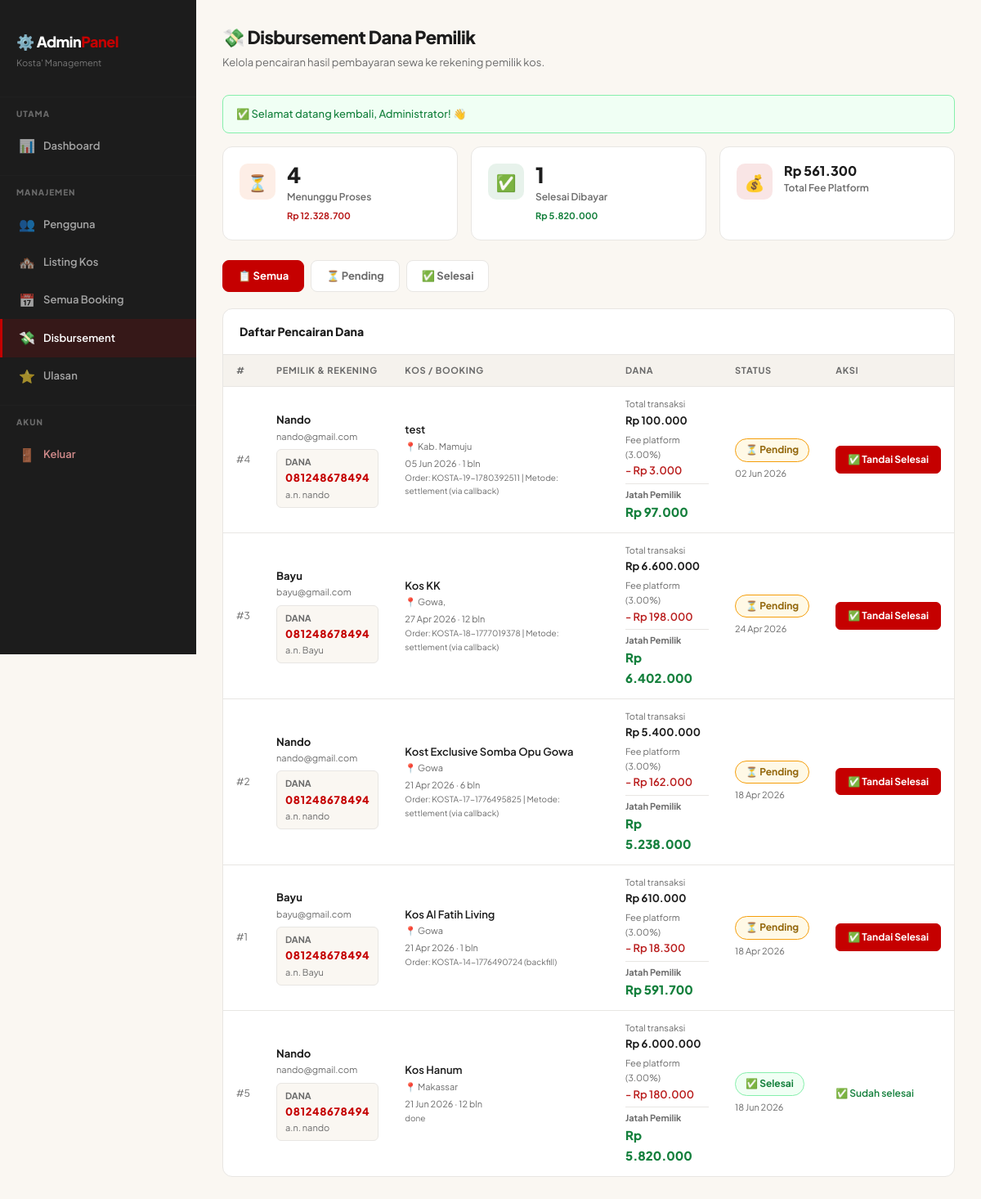
The page /pages/admin/disbursement.php (signed in) on the database its author committed.
### tables this page shows
CREATE TABLE `pembagian_dana` (
  `id` int unsigned NOT NULL AUTO_INCREMENT,
  `booking_id` int unsigned NOT NULL,
  `pemilik_id` int unsigned NOT NULL,
  `total_transaksi` decimal(12,2) NOT NULL COMMENT 'Total yang dibayar penyewa',
  `persen_platform` decimal(5,2) NOT NULL DEFAULT '3.00' COMMENT 'Potongan platform %',
  `biaya_platform` decimal(12,2) NOT NULL COMMENT 'Nominal potongan: total ├ù persen / 100',
  `biaya_gateway` decimal(12,2) NOT NULL DEFAULT '0.00' COMMENT 'Biaya Midtrans (utk catatan)',
  `jatah_pemilik` decimal(12,2) NOT NULL COMMENT 'Yang diterima pemilik kos',
  `status_disbursement` enum('pending','diproses','selesai') NOT NULL DEFAULT 'pending',
  `catatan` text,
  `created_at` timestamp NULL DEFAULT CURRENT_TIMESTAMP,
  PRIMARY KEY (`id`),
  KEY `fk_pd_booking` (`booking_id`),
  KEY `fk_pd_pemilik` (`pemilik_id`),
  CONSTRAINT `fk_pd_booking` FOREIGN KEY (`booking_id`) REFERENCES `bookings` (`id`) ON DELETE CASCADE,
  CONSTRAINT `fk_pd_pemilik` FOREIGN KEY (`pemilik_id`) REFERENCES `users` (`id`)
);

CREATE TABLE `users` (
  `id` int unsigned NOT NULL AUTO_INCREMENT,
  `nama` varchar(100) NOT NULL,
  `email` varchar(150) NOT NULL,
  `password` varchar(255) NOT NULL,
  `no_hp` varchar(20) DEFAULT NULL,
  `nama_bank` varchar(100) DEFAULT NULL,
  `nomor_rekening` varchar(50) DEFAULT NULL,
  `nama_pemilik_rekening` varchar(100) DEFAULT NULL,
  `role` enum('pencari','pemilik','admin') NOT NULL DEFAULT 'pencari',
  `foto_profil` varchar(255) DEFAULT NULL,
  `status` enum('aktif','nonaktif') NOT NULL DEFAULT 'aktif',
  `created_at` timestamp NULL DEFAULT CURRENT_TIMESTAMP,
  `updated_at` timestamp NULL DEFAULT CURRENT_TIMESTAMP ON UPDATE CURRENT_TIMESTAMP,
  PRIMARY KEY (`id`),
  UNIQUE KEY `email` (`email`)
);

CREATE TABLE `kos` (
  `id` int unsigned NOT NULL AUTO_INCREMENT,
  `pemilik_id` int unsigned NOT NULL,
  `nama_kos` varchar(150) NOT NULL,
  `deskripsi` text,
  `tipe` enum('putra','putri','campur') NOT NULL DEFAULT 'campur',
  `alamat` text NOT NULL,
  `kecamatan` varchar(80) DEFAULT NULL,
  `kota` varchar(80) NOT NULL,
  `provinsi` varchar(80) DEFAULT NULL,
  `kode_pos` varchar(10) DEFAULT NULL,
  `lat` decimal(10,7) DEFAULT NULL,
  `lng` decimal(10,7) DEFAULT NULL,
  `harga_per_bulan` int unsigned NOT NULL,
  `jumlah_kamar` tinyint unsigned NOT NULL DEFAULT '1',
  `kamar_terisi` tinyint unsigned NOT NULL DEFAULT '0',
  `ada_nomor_kamar` tinyint(1) NOT NULL DEFAULT '0',
  `wifi` tinyint(1) NOT NULL DEFAULT '0',
  `ac` tinyint(1) NOT NULL DEFAULT '0',
  `kamar_mandi_dalam` tinyint(1) NOT NULL DEFAULT '0',
  `parkir` tinyint(1) NOT NULL DEFAULT '0',
  `dapur` tinyint(1) NOT NULL DEFAULT '0',
  `laundry` tinyint(1) NOT NULL DEFAULT '0',
  `security` tinyint(1) NOT NULL DEFAULT '0',
  `cctv` tinyint(1) NOT NULL DEFAULT '0',
  `foto_utama` varchar(255) DEFAULT NULL,
  `status` enum('aktif','nonaktif','pending') NOT NULL DEFAULT 'aktif',
  `created_at` timestamp NULL DEFAULT CURRENT_TIMESTAMP,
  `updated_at` timestamp NULL DEFAULT CURRENT_TIMESTAMP ON UPDATE CURRENT_TIMESTAMP,
  PRIMARY KEY (`id`),
  KEY `pemilik_id` (`pemilik_id`),
  KEY `kota` (`kota`),
  KEY `tipe` (`tipe`),
  KEY `status` (`status`),
  KEY `harga_per_bulan` (`harga_per_bulan`),
  CONSTRAINT `kos_ibfk_1` FOREIGN KEY (`pemilik_id`) REFERENCES `users` (`id`) ON DELETE CASCADE
);

CREATE TABLE `bookings` (
  `id` int unsigned NOT NULL AUTO_INCREMENT,
  `kos_id` int unsigned NOT NULL,
  `penyewa_id` int unsigned NOT NULL,
  `nomor_kamar` varchar(20) DEFAULT NULL,
  `tanggal_masuk` date NOT NULL,
  `durasi_bulan` tinyint unsigned NOT NULL DEFAULT '1',
  `tanggal_keluar` date NOT NULL,
  `harga_per_bulan` int unsigned NOT NULL,
  `total_harga` int unsigned NOT NULL,
  `snap_token` varchar(255) DEFAULT NULL COMMENT 'Token Midtrans Snap',
  `midtrans_order_id` varchar(100) DEFAULT NULL COMMENT 'Order ID unik ke Midtrans',
  `metode_pembayaran` enum('transfer_bank','ewallet','qris') DEFAULT NULL,
  `payment_type` varchar(50) DEFAULT NULL COMMENT 'Metode bayar dari Midtrans',
  `midtrans_status` varchar(50) DEFAULT NULL COMMENT 'Status raw dari Midtrans',
  `tanggal_bayar` datetime DEFAULT NULL,
  `status` enum('menunggu_pembayaran','dibayar','aktif','ditolak','selesai','dibatalkan') DEFAULT 'menunggu_pembayaran',
  `catatan_penyewa` text,
  `catatan_pemilik` text,
  `created_at` timestamp NULL DEFAULT CURRENT_TIMESTAMP,
  `updated_at` timestamp NULL DEFAULT CURRENT_TIMESTAMP ON UPDATE CURRENT_TIMESTAMP,
  PRIMARY KEY (`id`),
  KEY `kos_id` (`kos_id`),
  KEY `penyewa_id` (`penyewa_id`),
  CONSTRAINT `bookings_ibfk_1` FOREIGN KEY (`kos_id`) REFERENCES `kos` (`id`) ON DELETE CASCADE,
  CONSTRAINT `bookings_ibfk_2` FOREIGN KEY (`penyewa_id`) REFERENCES `users` (`id`) ON DELETE CASCADE
);

### pages/admin/disbursement.php (the view, shortened to what this page needs)
<?php
require_once __DIR__ . '/../../config/session.php';
$filter_status  = $_GET['status'] ?? '';
$where = '1=1';
$sql = "SELECT pd.*,
               u.nama         AS nama_pemilik,
               u.email        AS email_pemilik,
               u.no_hp        AS hp_pemilik,
               u.nama_bank,
               u.nomor_rekening,
               u.nama_pemilik_rekening,
               b.tanggal_masuk, b.tanggal_keluar, b.durasi_bulan,
               k.nama_kos, k.kota
        FROM pembagian_dana pd
        JOIN users   u ON pd.pemilik_id = u.id
        JOIN bookings b ON pd.booking_id = b.id
        JOIN kos     k ON b.kos_id = k.id
        WHERE $where
        ORDER BY
            FIELD(pd.status_disbursement, 'pending', 'diproses', 'selesai'),
            pd.created_at DESC";
$stmt = mysqli_prepare($koneksi, $sql);
mysqli_stmt_execute($stmt);
$result = mysqli_stmt_get_result($stmt);
$r_stat = mysqli_query($koneksi,
    "SELECT
        SUM(total_transaksi) AS total_uang,
        SUM(jatah_pemilik)   AS total_jatah,
        SUM(biaya_platform)  AS total_platform,
        SUM(status_disbursement = 'pending')   AS jml_pending,
        SUM(status_disbursement = 'diproses')  AS jml_diproses,
        SUM(status_disbursement = 'selesai')   AS jml_selesai,
        SUM(CASE WHEN status_disbursement = 'pending'  THEN jatah_pemilik ELSE 0 END) AS uang_pending,
        SUM(CASE WHEN status_disbursement = 'selesai'  THEN jatah_pemilik ELSE 0 END) AS uang_selesai
     FROM pembagian_dana"
);
$stat = mysqli_fetch_assoc($r_stat);
require_once __DIR__ . '/../../components/head.php';
function rp_fmt($n) { return 'Rp ' . number_format((float)$n, 0, ',', '.'); }
?>
<div class="admin-wrapper">
    <?php require_once __DIR__ . '/sidebar.php'; ?>
    <main class="admin-main">
        <div class="admin-page-header">
            <h1 class="admin-page-title">💸 Disbursement Dana Pemilik</h1>
            <p class="admin-page-subtitle">Kelola pencairan hasil pembayaran sewa ke rekening pemilik kos.</p>
        </div>
        <?= get_flash() ?>
        <div class="admin-stats-grid" style="grid-template-columns:repeat(auto-fit,minmax(150px,1fr));margin-bottom:24px;">
            <div class="admin-stat-card">
                <div class="admin-stat-icon orange">⏳</div>
                <div>
                    <div class="admin-stat-value"><?= $stat['jml_pending'] ?></div>
                    <div class="admin-stat-label">Menunggu Proses</div>
                    <div class="admin-stat-change down" style="font-size:11px;"><?= rp_fmt($stat['uang_pending']) ?></div>
                </div>
            </div>
            <div class="admin-stat-card">
                <div class="admin-stat-icon green">✅</div>
                <div>
                    <div class="admin-stat-value"><?= $stat['jml_selesai'] ?></div>
                    <div class="admin-stat-label">Selesai Dibayar</div>
                    <div class="admin-stat-change up" style="font-size:11px;"><?= rp_fmt($stat['uang_selesai']) ?></div>
                </div>
            </div>
            <div class="admin-stat-card">
                <div class="admin-stat-icon red">💰</div>
                <div>
                    <div class="admin-stat-value" style="font-size:16px;"><?= rp_fmt($stat['total_platform']) ?></div>
                    <div class="admin-stat-label">Total Fee Platform</div>
                </div>
            </div>
        </div>
        <div class="disb-tab-bar">
            <?php
            $tabs = [
                ''         => ['label' => 'Semua',    'icon' => '📋', 'cls' => ''],
                'pending'  => ['label' => 'Pending',  'icon' => '⏳', 'cls' => ''],
                'selesai'  => ['label' => 'Selesai',  'icon' => '✅', 'cls' => 'selesai'],
            ];
            foreach ($tabs as $val => $tab):
                $aktif = ($filter_status === $val) ? 'active ' . $tab['cls'] : '';
            ?>
                <a href="<?= BASE_URL ?>/pages/admin/disbursement.php<?= $val ? '?status='.$val : '' ?>"
                   class="disb-tab <?= $aktif ?>">
                    <?= $tab['icon'] ?> <?= $tab['label'] ?>
                </a>
            <?php endforeach; ?>
        </div>
        <div class="admin-card">
            <div class="admin-card-header">
                <div class="admin-card-title">Daftar Pencairan Dana</div>
            </div>
            <?php if (mysqli_num_rows($result) === 0): ?>
                <div class="admin-empty">
                    <div class="admin-empty-icon">💸</div>
                    <p>Belum ada data disbursement<?= $filter_status ? ' dengan status "'.$filter_status.'"' : '' ?>.</p>
                </div>
            <?php else: ?>
            <div style="overflow-x:auto;">
                <table class="admin-table">
                    <thead>
                        <tr>
                            <th>#</th>
                            <th>Pemilik & Rekening</th>
                            <th>Kos / Booking</th>
                            <th>Dana</th>
                            <th>Status</th>
                            <th>Aksi</th>
                        </tr>
                    </thead>
                    <tbody>
                    <?php while ($d = mysqli_fetch_assoc($result)): ?>
                        <tr>
                            <td style="font-size:12px;color:var(--color-text-muted);">#<?= $d['id'] ?></td>
                            <td>
                                <div style="font-weight:700;font-size:13px;"><?= htmlspecialchars($d['nama_pemilik']) ?></div>
                                <div style="font-size:11px;color:var(--color-text-muted);"><?= htmlspecialchars($d['email_pemilik']) ?></div>
                                <?php if (!empty($d['nomor_rekening'])): ?>
                                    <div style="margin-top:6px;padding:6px 10px;background:var(--color-bg);border-radius:6px;border:1px solid var(--color-border);">
                                        <div style="font-size:11px;font-weight:700;color:var(--color-text-muted);"><?= htmlspecialchars($d['nama_bank']) ?></div>
                                        <div style="font-size:13px;font-weight:800;color:var(--color-accent);letter-spacing:.05em;"><?= htmlspecialchars($d['nomor_rekening']) ?></div>
                                        <div style="font-size:11px;color:var(--color-text-muted);">a.n. <?= htmlspecialchars($d['nama_pemilik_rekening']) ?></div>
                                    </div>
                                <?php else: ?>
                                    <div style="margin-top:6px;padding:6px 10px;background:#FFF9E6;border-radius:6px;border:1px solid #f59e0b;font-size:11px;color:#92660a;">
                                        ⚠️ Rekening belum diisi oleh pemilik
                                    </div>
                                <?php endif; ?>
                            </td>
                            <td>
                                <div style="font-weight:600;font-size:13px;"><?= htmlspecialchars($d['nama_kos']) ?></div>
                                <div style="font-size:11px;color:var(--color-text-muted);">📍 <?= htmlspecialchars($d['kota']) ?></div>
                                <div style="font-size:11px;color:var(--color-text-muted);margin-top:3px;">
                                    <?= date('d M Y', strtotime($d['tanggal_masuk'])) ?> · <?= $d['durasi_bulan'] ?> bln
                                </div>
                                <div style="font-size:10px;color:var(--color-text-muted);"><?= htmlspecialchars($d['catatan'] ?? '') ?></div>
                            </td>
                            <td>
                                <div style="font-size:11px;color:var(--color-text-muted);">Total transaksi</div>
                                <div style="font-weight:700;"><?= rp_fmt($d['total_transaksi']) ?></div>
                                <div style="font-size:11px;color:var(--color-text-muted);margin-top:4px;">Fee platform (<?= $d['persen_platform'] ?>%)</div>
                                <div style="color:#b91c1c;font-weight:600;font-size:13px;">- <?= rp_fmt($d['biaya_platform']) ?></div>
                                <div style="font-size:11px;font-weight:700;color:var(--color-text-muted);margin-top:4px;border-top:1px solid var(--color-border);padding-top:4px;">Jatah Pemilik</div>
                                <div style="font-size:15px;font-weight:900;color:#15803d;"><?= rp_fmt($d['jatah_pemilik']) ?></div>
                            </td>
                            <td>
                                <?php
                                $s    = $d['status_disbursement'];
                                $ikon = match($s) {
                                    'pending'  => '⏳',
                                    'diproses' => '🔄',
                                    'selesai'  => '✅',
                                    default    => '❓',
                                };
                                ?>
                                <span class="disb-badge <?= htmlspecialchars($s) ?>">
                                    <?= $ikon ?> <?= ucfirst($s) ?>
                                </span>
                                <div class="disb-date">
                                    <?= date('d M Y', strtotime($d['created_at'])) ?>
                                </div>
                            </td>
                            <td>
                                <?php if ($d['status_disbursement'] !== 'selesai'): ?>
                                    <button onclick="bukaModal(<?= $d['id'] ?>)"
                                            class="btn-admin primary" style="font-size:12px;width:100%;">
                                        ✅ Tandai Selesai
                                    </button>
                                <?php else: ?>
                                    <span style="font-size:12px;color:#15803d;font-weight:600;">✅ Sudah selesai</span>
                                <?php endif; ?>
                            </td>
                        </tr>
                    <?php endwhile; ?>
                    </tbody>
                </table>
            </div>
            <?php endif; ?>
        </div>
    </main>
</div>
<?php require_once __DIR__ . '/../../components/scripts.php'; ?>

### rows shown on the page
pembagian_dana: id "4", pemilik.nama "Nando", pemilik.email "nando@gmail.com", pemilik.nama_bank "DANA", pemilik.nomor_rekening "081248678494", pemilik.nama_pemilik_rekening "nando", kos.nama_kos "test", kos.kota "Kab. Mamuju", booking.tanggal_masuk "05 Jun 2026", booking.durasi_bulan "1", catatan "Order: KOSTA-19-1780392511 | Metode: settlement (via callback)", total_transaksi "Rp 100.000", persen_platform "3.00", biaya_platform "Rp 3.000", jatah_pemilik "Rp 97.000", status_disbursement "⏳", status_disbursement "Pending", created_at "02 Jun 2026"
pembagian_dana: id "3", pemilik.nama "Bayu", pemilik.email "bayu@gmail.com", pemilik.nama_bank "DANA", pemilik.nomor_rekening "081248678494", pemilik.nama_pemilik_rekening "Bayu", kos.nama_kos "Kos KK", kos.kota "Gowa,", booking.tanggal_masuk "27 Apr 2026", booking.durasi_bulan "12", catatan "Order: KOSTA-18-1777019378 | Metode: settlement (via callback)", total_transaksi "Rp 6.600.000", persen_platform "3.00", biaya_platform "Rp 198.000", jatah_pemilik "Rp 6.402.000", status_disbursement "⏳", status_disbursement "Pending", created_at "24 Apr 2026"
pembagian_dana: id "2", pemilik.nama "Nando", pemilik.email "nando@gmail.com", pemilik.nama_bank "DANA", pemilik.nomor_rekening "081248678494", pemilik.nama_pemilik_rekening "nando", kos.nama_kos "Kost Exclusive Somba Opu Gowa", kos.kota "Gowa", booking.tanggal_masuk "21 Apr 2026", booking.durasi_bulan "6", catatan "Order: KOSTA-17-1776495825 | Metode: settlement (via callback)", total_transaksi "Rp 5.400.000", persen_platform "3.00", biaya_platform "Rp 162.000", jatah_pemilik "Rp 5.238.000", status_disbursement "⏳", status_disbursement "Pending", created_at "18 Apr 2026"
pembagian_dana: id "1", pemilik.nama "Bayu", pemilik.email "bayu@gmail.com", pemilik.nama_bank "DANA", pemilik.nomor_rekening "081248678494", pemilik.nama_pemilik_rekening "Bayu", kos.nama_kos "Kos Al Fatih Living", kos.kota "Gowa", booking.tanggal_masuk "21 Apr 2026", booking.durasi_bulan "1", catatan "Order: KOSTA-14-1776490724 (backfill)", total_transaksi "Rp 610.000", persen_platform "3.00", biaya_platform "Rp 18.300", jatah_pemilik "Rp 591.700", status_disbursement "⏳", status_disbursement "Pending", created_at "18 Apr 2026"
pembagian_dana: id "5", pemilik.nama "Nando", pemilik.email "nando@gmail.com", pemilik.nama_bank "DANA", pemilik.nomor_rekening "081248678494", pemilik.nama_pemilik_rekening "nando", kos.nama_kos "Kos Hanum", kos.kota "Makassar", booking.tanggal_masuk "21 Jun 2026", booking.durasi_bulan "12", catatan "done", total_transaksi "Rp 6.000.000", persen_platform "3.00", biaya_platform "Rp 180.000", jatah_pemilik "Rp 5.820.000", status_disbursement "✅", status_disbursement "Selesai", created_at "18 Jun 2026", shows "✅ Sudah selesai"

### other values the page prints
$ikon "✅"
$pesan "Selamat datang kembali, Administrator! 👋"
$stat['jml_pending'] "4"
rp_fmt($stat['uang_pending']) "Rp 12.328.700"
$stat['jml_selesai'] "1"
rp_fmt($stat['uang_selesai']) "Rp 5.820.000"
rp_fmt($stat['total_platform']) "Rp 561.300"
$tab['icon'] "📋"
$tab['label'] "Semua"
$tab['icon'] "⏳"
$tab['label'] "Pending"
$tab['icon'] "✅"
$tab['label'] "Selesai"
